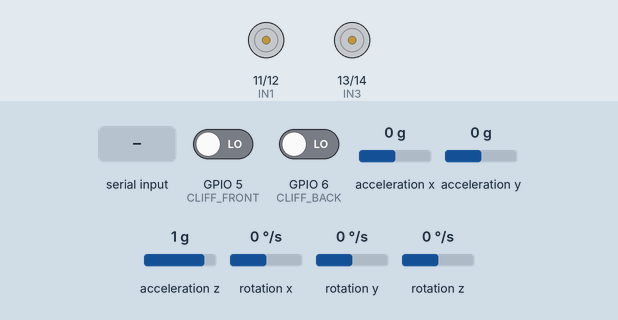
Recording of a sketch running on a simulated ESP32-S3. Shown: motor-driver pin pairs drawn as motors (green arrow = first pin HIGH = forward, orange = second pin HIGH = backward, longer = more drive, scaled by the enable pin). Wiring (inferred from the names in the program): MPU-6050 motion sensor at I2C address 0x68. Inputs (shaded band) come from the test bench; at power-on: GPIO 5 (CLIFF_FRONT) LOW, GPIO 6 (CLIFF_BACK) LOW, acceleration x 0 g, acceleration y 0 g, acceleration z 1 g, rotation x 0 °/s, rotation y 0 °/s, rotation z 0 °/s. What the sketch prints to the serial monitor is not drawn.

Above: at 1.7 s.
1.8 s: GPIO 5 (CLIFF_FRONT) driven HIGH
At 2.6 s:
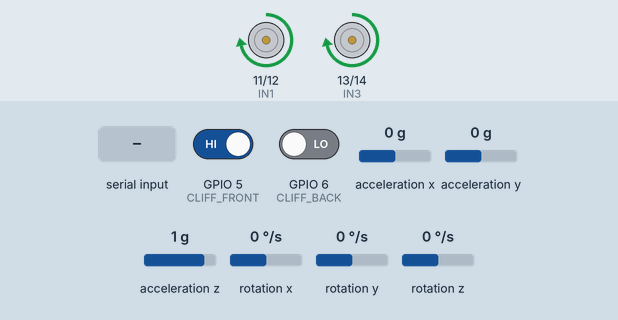
4.3 s: "backward_left\n" received over the second serial link
At 5.1 s:
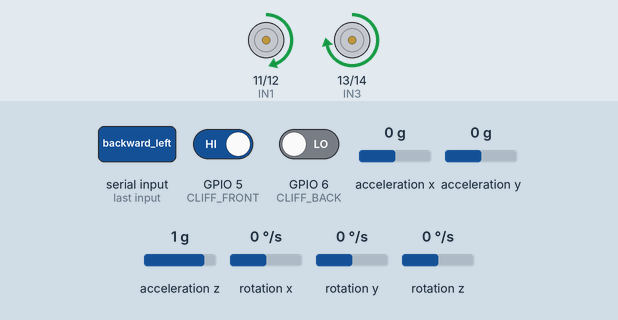
6.8 s: GPIO 6 (CLIFF_BACK) driven HIGH
At 7.6 s:
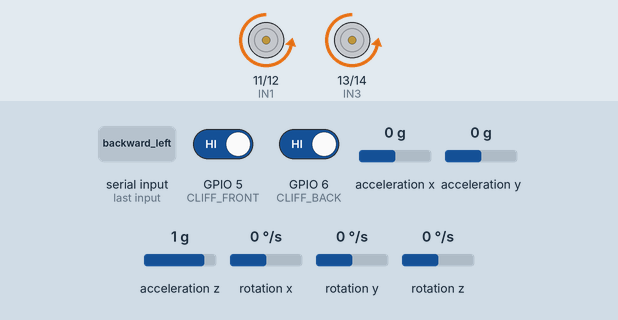
9.3 s: "forward\n" received over the second serial link
11.2 s: GPIO 5 (CLIFF_FRONT) driven LOW
13.2 s: "left\n" received over the second serial link
At 14.0 s:
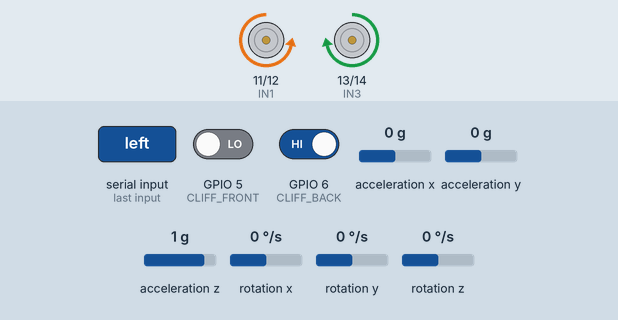
Timing chart, 0 to 16.2 s (numbered marks = the images above; inputs shaded):
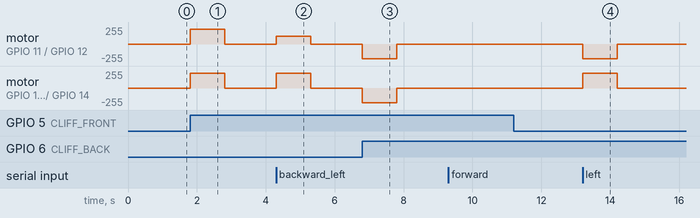

Measured:
- after the input at 1.8 s, motor on GPIO 11 (IN1) / GPIO 12 (IN2), motor on GPIO 13 (IN3) / GPIO 14 (IN4): stopped → forward 220/255 at once, → stopped 1.0 s later
- after the input at 4.3 s, motor on GPIO 11 (IN1) / GPIO 12 (IN2): stopped → forward 114/255 at once, → stopped 1.0 s later; motor on GPIO 13 (IN3) / GPIO 14 (IN4): stopped → forward 220/255 at once, → stopped 1.0 s later
- after the input at 6.8 s, motor on GPIO 11 (IN1) / GPIO 12 (IN2), motor on GPIO 13 (IN3) / GPIO 14 (IN4): stopped → backward 220/255 at once, → stopped 1.0 s later
- after the input at 9.3 s, every drawn part: stays the same
- after the input at 11.2 s, every drawn part: stays the same
- after the input at 13.2 s, motor on GPIO 11 (IN1) / GPIO 12 (IN2): stopped → backward 220/255 at once, → stopped 1.0 s later; motor on GPIO 13 (IN3) / GPIO 14 (IN4): stopped → forward 220/255 at once, → stopped 1.0 s later

The sketch:

esp32_mambo.ino
```cpp
// ESP32-S3 Mambo 机器人控制器
// 外设: LD2402雷达(Serial2), L298N电机, MPU6050陀螺仪, 2x红外跌落(前/后)
// 串口: Serial(USB调试) / Serial1(香橙派通信 RX=16 TX=17) / Serial2(LD2402 RX=18 TX=19)

#include <Wire.h>
#include <esp_task_wdt.h>
#include <esp_idf_version.h>

// ================= 引脚配置 =================
const int SDA_PIN = 8,  SCL_PIN = 9;
const int RX_PIN  = 16, TX_PIN  = 17;
const int RADAR_RX = 18, RADAR_TX = 19;
// 前侧悬崖 / 后侧悬崖（INPUT_PULLDOWN，悬空或触发为高则视为跌落）
const int CLIFF_FRONT = 5;
const int CLIFF_BACK  = 6;
const int ENA = 10, IN1 = 11, IN2 = 12, IN3 = 13, IN4 = 14, ENB = 15;

// ================= 全局变量 =================
#define MPU_ADDR 0x68
const int MAIN_WDT_TIMEOUT_S = 8;

unsigned long last_send_time = 0;
unsigned long last_cmd_time  = 0;
// 上位机通过 HTTP 约每 150ms 续命；300ms 时网络稍慢就会超时→电机断续「一卡一卡」。
// 悬崖自动后退在 loop 里每圈刷新 last_cmd_time，不受此限，故更顺滑。
const unsigned long CMD_TIMEOUT = 1000;

int    motor_speed    = 220;
String current_action = "stop";

// 若你的车体“前后装反”或电机方向与定义相反，可打开此开关把 forward/backward 对调
const bool kSwapForwardBackward = true;

// 警报只触发一次的标志（离开触发条件后自动重置）
bool cliff_front_alerted = false;
bool cliff_back_alerted  = false;
bool agitated_alerted = false;

// 待发警报（下次上报时带上，发完清空）
String pending_alert = "";

// ================= LD2402 文本行解析 =================
// LD2402 实际输出格式：每行 "distance:XX\r\n"（纯文本，非工程模式二进制帧）
struct RadarData {
    uint16_t dist_cm  = 0;   // 最新距离（cm）
    float    dist_std = 0.0f; // 滑动窗口标准差（烦躁判断）
    bool     valid    = false;
} radar_data;

// 滑动窗口（10个样本）计算标准差
const int  RADAR_WIN = 10;
float      radar_win[RADAR_WIN] = {};
int        radar_win_idx = 0;
int        radar_win_cnt = 0;

// 烦躁检测：std > 阈值持续 3 秒触发一次
const float        AGITATED_STD_THRESH   = 15.0f;
const unsigned long AGITATED_DURATION_MS = 3000;
unsigned long agitated_start = 0;

// LD2402 串口行缓冲
char     ld_line_buf[32];
uint8_t  ld_line_len = 0;

// 从 Serial2 读取文本行，解析 "distance:XX"
void ldReadSerial() {
    while (Serial2.available()) {
        char c = (char)Serial2.read();
        if (c == '\n') {
            ld_line_buf[ld_line_len] = '\0';
            // 去掉末尾 \r
            if (ld_line_len > 0 && ld_line_buf[ld_line_len - 1] == '\r')
                ld_line_buf[--ld_line_len] = '\0';

            // 解析 "distance:XX"
            if (strncmp(ld_line_buf, "distance:", 9) == 0) {
                int d = atoi(ld_line_buf + 9);
                if (d > 0 && d < 800) {
                    radar_data.dist_cm = (uint16_t)d;
                    radar_data.valid   = true;

                    // 更新滑动窗口
                    radar_win[radar_win_idx] = (float)d;
                    radar_win_idx = (radar_win_idx + 1) % RADAR_WIN;
                    if (radar_win_cnt < RADAR_WIN) radar_win_cnt++;

                    // 计算标准差
                    if (radar_win_cnt >= 3) {
                        float sum = 0;
                        for (int i = 0; i < radar_win_cnt; i++) sum += radar_win[i];
                        float mean = sum / radar_win_cnt;
                        float var  = 0;
                        for (int i = 0; i < radar_win_cnt; i++) {
                            float diff = radar_win[i] - mean;
                            var += diff * diff;
                        }
                        radar_data.dist_std = sqrt(var / radar_win_cnt);
                    }
                    Serial.printf("[LD2402] dist=%dcm std=%.1f\n", d, radar_data.dist_std);
                }
            }
            ld_line_len = 0;
        } else if (c != '\r') {
            if (ld_line_len < sizeof(ld_line_buf) - 1)
                ld_line_buf[ld_line_len++] = c;
            else
                ld_line_len = 0; // 行太长，丢弃
        }
    }
}

// 悬崖逃逸结束时间（0=未激活）
unsigned long cliff_escape_until = 0;
// true=向前逃逸；false=向后逃逸
bool cliff_escape_forward = false;
const unsigned long CLIFF_BACK_MS = 1000;

// MPU6050 原始数据
int16_t ax, ay, az, gx, gy, gz;

// ================= MPU6050 =================
void mpuInit() {
    Wire.beginTransmission(MPU_ADDR);
    Wire.write(0x6B); Wire.write(0);
    Wire.endTransmission();
    Wire.beginTransmission(MPU_ADDR);
    Wire.write(0x1C); Wire.write(0x00); // ±2g
    Wire.endTransmission();
    Wire.beginTransmission(MPU_ADDR);
    Wire.write(0x1B); Wire.write(0x00); // ±250°/s
    Wire.endTransmission();
}

void mpuRead() {
    Wire.beginTransmission(MPU_ADDR);
    Wire.write(0x3B);
    Wire.endTransmission(false);
    Wire.requestFrom(MPU_ADDR, 14, true);
    ax = Wire.read() << 8 | Wire.read();
    ay = Wire.read() << 8 | Wire.read();
    az = Wire.read() << 8 | Wire.read();
    Wire.read(); Wire.read(); // 温度跳过
    gx = Wire.read() << 8 | Wire.read();
    gy = Wire.read() << 8 | Wire.read();
    gz = Wire.read() << 8 | Wire.read();
}

float accelG(int16_t raw)  { return raw / 16384.0f; }
float gyroDps(int16_t raw) { return raw / 131.0f; }

// ================= 电机驱动 =================
void setMotor(int l1, int l2, int r1, int r2, int s) {
    digitalWrite(IN1, l1); digitalWrite(IN2, l2); analogWrite(ENA, s);
    digitalWrite(IN3, r1); digitalWrite(IN4, r2); analogWrite(ENB, s);
}

/** 左右轮独立 PWM：用于前进/后退时带弧（斜向） */
void setMotorLR(int l1, int l2, int r1, int r2, int speedL, int speedR) {
    digitalWrite(IN1, l1); digitalWrite(IN2, l2); analogWrite(ENA, constrain(speedL, 0, 255));
    digitalWrite(IN3, r1); digitalWrite(IN4, r2); analogWrite(ENB, constrain(speedR, 0, 255));
}

/** 内侧轮转速占 full 的百分比（越小弯越急） */
const int kArcInnerPercent = 52;

inline void driveForward(int s)  { if (!kSwapForwardBackward) setMotor(1, 0, 1, 0, s); else setMotor(0, 1, 0, 1, s); }
inline void driveBackward(int s) { if (!kSwapForwardBackward) setMotor(0, 1, 0, 1, s); else setMotor(1, 0, 1, 0, s); }

// 斜向：一侧全速一侧减速，边前进/后退边转向（非原地转圈）
inline void driveForwardArcLeft(int s) {
    int inr = s * kArcInnerPercent / 100;
    if (!kSwapForwardBackward) setMotorLR(1, 0, 1, 0, inr, s);
    else                       setMotorLR(0, 1, 0, 1, inr, s);
}
inline void driveForwardArcRight(int s) {
    int inr = s * kArcInnerPercent / 100;
    if (!kSwapForwardBackward) setMotorLR(1, 0, 1, 0, s, inr);
    else                       setMotorLR(0, 1, 0, 1, s, inr);
}
inline void driveBackwardArcLeft(int s) {
    int inr = s * kArcInnerPercent / 100;
    if (!kSwapForwardBackward) setMotorLR(0, 1, 0, 1, inr, s);
    else                       setMotorLR(1, 0, 1, 0, inr, s);
}
inline void driveBackwardArcRight(int s) {
    int inr = s * kArcInnerPercent / 100;
    if (!kSwapForwardBackward) setMotorLR(0, 1, 0, 1, s, inr);
    else                       setMotorLR(1, 0, 1, 0, s, inr);
}

/** 前红外：朝前运动（前、左转、右转）时禁止前进方向落空 */
inline bool cliffFront() { return digitalRead(CLIFF_FRONT); }
/** 后红外：倒车时禁止后轮侧落空 */
inline bool cliffBack() { return digitalRead(CLIFF_BACK); }
/** 任一侧触发则上报 cliff=1（上位机/UI） */
inline bool anyCliff() { return cliffFront() || cliffBack(); }

void handleCommand(String cmd) {
    cmd.trim();
    if (cmd.length() == 0) return;
    if (cmd != "stop") last_cmd_time = millis();

    if (cliffFront() && (cmd == "forward" || cmd == "left" || cmd == "right" ||
                         cmd == "forward_left" || cmd == "forward_right")) {
        setMotor(0, 0, 0, 0, 0);
        current_action = "blocked";
        return;
    }

    if (cliffBack() && (cmd == "backward" || cmd == "backward_left" || cmd == "backward_right")) {
        setMotor(0, 0, 0, 0, 0);
        current_action = "blocked";
        return;
    }

    if      (cmd == "forward")         { driveForward(motor_speed);             current_action = "forward"; }
    else if (cmd == "backward")        { driveBackward(motor_speed);            current_action = "backward"; }
    else if (cmd == "forward_left")    { driveForwardArcLeft(motor_speed);      current_action = "forward_left"; }
    else if (cmd == "forward_right")   { driveForwardArcRight(motor_speed);     current_action = "forward_right"; }
    else if (cmd == "backward_left")   { driveBackwardArcLeft(motor_speed);     current_action = "backward_left"; }
    else if (cmd == "backward_right")  { driveBackwardArcRight(motor_speed);    current_action = "backward_right"; }
    else if (cmd == "left")           { setMotor(0, 1, 1, 0, motor_speed);     current_action = "left"; }
    else if (cmd == "right")          { setMotor(1, 0, 0, 1, motor_speed);     current_action = "right"; }
    else if (cmd == "stop")           { setMotor(0, 0, 0, 0, 0);               current_action = "stop"; }
    else if (cmd.startsWith("speed:")) {
        motor_speed = constrain(cmd.substring(6).toInt(), 0, 255);
    }
}

// ================= setup =================
void setup() {
    Serial.begin(115200);
    delay(500);
    Serial.println("=== ESP32-S3 Mambo 启动 ===");

    // 主循环看门狗：若程序卡死，自动复位，避免手动按复位键
    esp_err_t wdt_init_ret = ESP_FAIL;
#if defined(ESP_IDF_VERSION_MAJOR) && (ESP_IDF_VERSION_MAJOR >= 5)
    const esp_task_wdt_config_t wdt_cfg = {
        .timeout_ms = (uint32_t)MAIN_WDT_TIMEOUT_S * 1000,
        .idle_core_mask = 0,
        .trigger_panic = true,
    };
    wdt_init_ret = esp_task_wdt_init(&wdt_cfg);
#else
    wdt_init_ret = esp_task_wdt_init(MAIN_WDT_TIMEOUT_S, true);
#endif

    esp_err_t wdt_add_ret = esp_task_wdt_add(NULL);
    if ((wdt_init_ret == ESP_OK || wdt_init_ret == ESP_ERR_INVALID_STATE) &&
        (wdt_add_ret == ESP_OK || wdt_add_ret == ESP_ERR_INVALID_ARG || wdt_add_ret == ESP_ERR_INVALID_STATE)) {
        Serial.printf("[OK] WDT 已启用，超时=%ds\n", MAIN_WDT_TIMEOUT_S);
    } else {
        Serial.printf("[WARN] WDT 初始化失败 init_err=%d add_err=%d\n", (int)wdt_init_ret, (int)wdt_add_ret);
    }

    Serial1.begin(115200, SERIAL_8N1, RX_PIN, TX_PIN);

    // LD2402 串口（纯文本模式，无需发配置命令）
    Serial2.begin(115200, SERIAL_8N1, RADAR_RX, RADAR_TX);
    Serial.println("[OK] LD2402 串口已启动（文本模式）");

    Wire.begin(SDA_PIN, SCL_PIN, 400000);

    // MPU6050
    mpuInit();
    Wire.beginTransmission(MPU_ADDR);
    Serial.println(Wire.endTransmission() == 0 ? "[OK] MPU6050" : "[FAIL] MPU6050");

    // 引脚
    pinMode(CLIFF_FRONT, INPUT_PULLDOWN);
    pinMode(CLIFF_BACK, INPUT_PULLDOWN);
    int motorPins[] = {ENA, IN1, IN2, IN3, IN4, ENB};
    for (int p : motorPins) pinMode(p, OUTPUT);
    setMotor(0, 0, 0, 0, 0);

    Serial.println("=== 初始化完成，开始运行 ===\n");
}

// ================= loop =================
void loop() {
    esp_task_wdt_reset();
    unsigned long now_ms = millis();

    // 超时自动停止
    if (current_action != "stop" && current_action != "blocked" && cliff_escape_until == 0) {
        if (now_ms - last_cmd_time > CMD_TIMEOUT) {
            setMotor(0, 0, 0, 0, 0);
            current_action = "stop";
        }
    }

    // 悬崖检测
    if (cliff_escape_until > 0) {
        if (now_ms < cliff_escape_until) {
            if (cliff_escape_forward) driveForward(motor_speed);
            else driveBackward(motor_speed);
            current_action = "emergency_back";
            last_cmd_time  = now_ms;
        } else {
            setMotor(0, 0, 0, 0, 0);
            current_action   = "stop";
            cliff_escape_until = 0;
        }
    } else if (cliffFront() && !cliff_front_alerted) {
        // 前侧悬空：短时后退脱离边沿
        cliff_escape_until = now_ms + CLIFF_BACK_MS;
        cliff_escape_forward = false;
        cliff_front_alerted = true;
        pending_alert       = "cliff";
        setMotor(0, 1, 0, 1, motor_speed);
        current_action = "emergency_back";
        last_cmd_time  = now_ms;
    } else if (cliffBack() && !cliff_back_alerted) {
        // 后侧悬空：短时前进脱离边沿
        cliff_escape_until   = now_ms + CLIFF_BACK_MS;
        cliff_escape_forward = true;
        cliff_back_alerted = true;
        pending_alert      = "cliff";
        driveForward(motor_speed);
        current_action = "emergency_back";
        last_cmd_time  = now_ms;
    }
    if (!cliffFront()) cliff_front_alerted = false;
    if (!cliffBack()) cliff_back_alerted = false;

    // 读 LD2402 文本数据
    ldReadSerial();

    // 烦躁检测：std > 阈值持续 3 秒触发一次
    if (radar_data.valid && radar_data.dist_std > AGITATED_STD_THRESH) {
        if (agitated_start == 0) agitated_start = now_ms;
        if (!agitated_alerted && now_ms - agitated_start > AGITATED_DURATION_MS) {
            agitated_alerted = true;
            if (pending_alert.isEmpty()) pending_alert = "agitated";
        }
    } else {
        agitated_start   = 0;
        agitated_alerted = false;
    }

    // 读 MPU6050
    mpuRead();
    float ax_g  = accelG(ax),  ay_g = accelG(ay),  az_g = accelG(az);
    float gx_d  = gyroDps(gx), gy_d = gyroDps(gy), gz_d = gyroDps(gz);

    // 晕眩检测：陀螺仪任意轴 > 50°/s 持续 200ms
    static unsigned long dizzy_start  = 0;
    static bool          dizzy_alerted = false;
    float gyro_max = max(abs(gx_d), max(abs(gy_d), abs(gz_d)));
    if (gyro_max > 50.0f) {
        if (dizzy_start == 0) dizzy_start = now_ms;
        if (!dizzy_alerted && now_ms - dizzy_start > 200) {
            dizzy_alerted = true;
            if (pending_alert.isEmpty()) pending_alert = "dizzy";
        }
    } else {
        dizzy_start   = 0;
        dizzy_alerted = false;
    }

    // 接收香橙派指令
    if (Serial1.available() > 0) {
        String cmd = Serial1.readStringUntil('\n');
        handleCommand(cmd);
    }

    // 定时上报（400ms）
    if (now_ms - last_send_time > 400) {
        last_send_time = now_ms;
        bool cliff = anyCliff();

        // USB 调试打印
        Serial.printf("A=[%.2f,%.2f,%.2f]g G=[%.1f,%.1f,%.1f]dps | "
                      "悬崖前=%s后=%s 动作=%s | LD2402: dist=%dcm std=%.1f\n",
                      ax_g, ay_g, az_g,
                      gx_d, gy_d, gz_d,
                      cliffFront() ? "是" : "否",
                      cliffBack() ? "是" : "否",
                      current_action.c_str(),
                      (int)radar_data.dist_cm,
                      radar_data.dist_std);

        // Serial1 发给香橙派（JSON）
        // radar_energy 传 std*10 整数化，兼容旧字段名
        Serial1.printf("{"
                       "\"ax\":%.2f,\"ay\":%.2f,\"az\":%.2f,"
                       "\"gx\":%.1f,\"gy\":%.1f,\"gz\":%.1f,"
                       "\"cliff\":%d,\"radar\":1,\"act\":\"%s\",\"alert\":\"%s\","
                       "\"radar_dist\":%d,\"radar_energy\":%d}\n",
                       ax_g, ay_g, az_g,
                       gx_d, gy_d, gz_d,
                       cliff ? 1 : 0,
                       current_action.c_str(),
                       pending_alert.c_str(),
                       (int)radar_data.dist_cm,
                       (int)(radar_data.dist_std * 10));
        pending_alert = "";
    }
}
```
